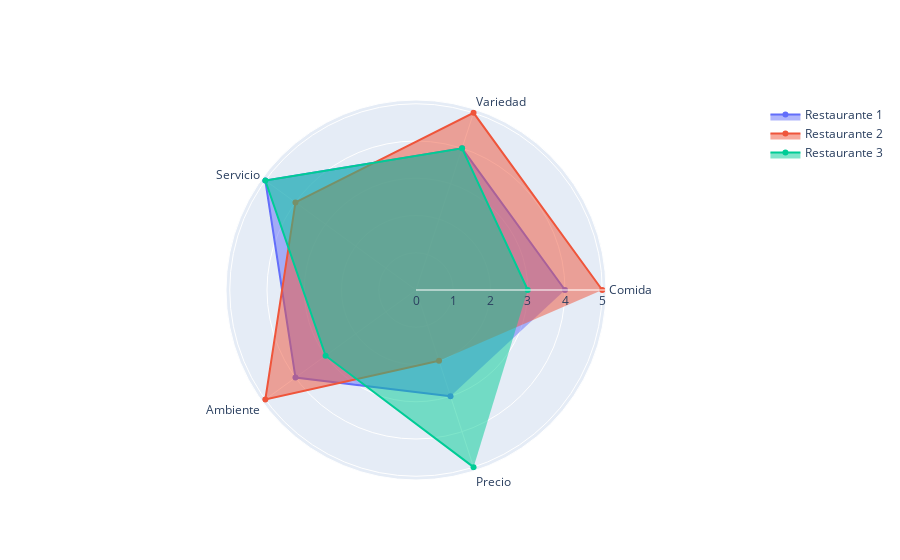

The cell this chart's notebook holds for it:
### Code cell
categorias = ['Comida','Variedad','Servicio', 'Ambiente', 'Precio'] # df.columns

fig = go.Figure()

# vamos agregando cada uno de los radarchart de manera individual
fig.add_trace(
    go.Scatterpolar(
        r=df.iloc[0,1:], # fila 0 y excluimos primera col de nombre, r es de radio
        theta= categorias,# determina el angulo
        fill='toself',
        name='Restaurante 1'
    )
)

fig.add_trace(
    go.Scatterpolar(
        r=df.iloc[1,1:], 
        theta= categorias,
        fill='toself',
        name='Restaurante 2'
    )
)

fig.add_trace(
    go.Scatterpolar(
        r=df.iloc[2,1:],
        theta= categorias,
        fill='toself',
        name='Restaurante 3' # a partir de 3 mejor grafico de barras multiples
    )
)

fig.show()

### Figure 1 — Plotly figure (JSON) as saved in the notebook; plotly's stock layout.template omitted (floating-point values rounded to 4 significant figures)
{"data": [{"fill": "toself", "name": "Restaurante 1", "r": [4, 4, 5, 4, 3], "theta": ["Comida", "Variedad", "Servicio", "Ambiente", "Precio"], "type": "scatterpolar"}, {"fill": "toself", "name": "Restaurante 2", "r": [5, 5, 4, 5, 2], "theta": ["Comida", "Variedad", "Servicio", "Ambiente", "Precio"], "type": "scatterpolar"}, {"fill": "toself", "name": "Restaurante 3", "r": [3, 4, 5, 3, 5], "theta": ["Comida", "Variedad", "Servicio", "Ambiente", "Precio"], "type": "scatterpolar"}], "layout": {}}
